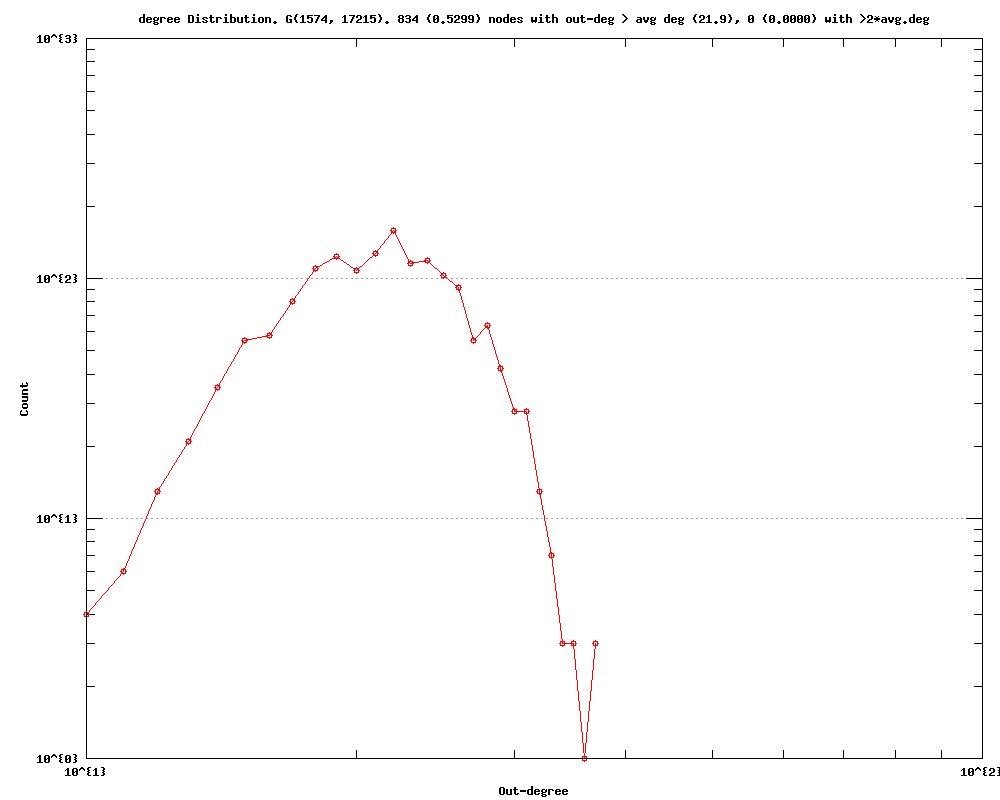

Source code (gnuplot):
#
# degree Distribution. G(1574, 17215). 834 (0.5299) nodes with out-deg > avg deg (21.9), 0 (0.0000) with >2*avg.deg (Mon Oct 31 20:53:34 2016)
#

set title "degree Distribution. G(1574, 17215). 834 (0.5299) nodes with out-deg > avg deg (21.9), 0 (0.0000) with >2*avg.deg"
set key bottom right
set logscale xy 10
set format x "10^{%L}"
set mxtics 10
set format y "10^{%L}"
set mytics 10
set grid
set xlabel "Out-degree"
set ylabel "Count"
set tics scale 2
set terminal png size 1000,800
set output 'outDeg.us_degree_er.png'
plot 	"outDeg.us_degree_er.tab" using 1:2 title "" with linespoints pt 6
